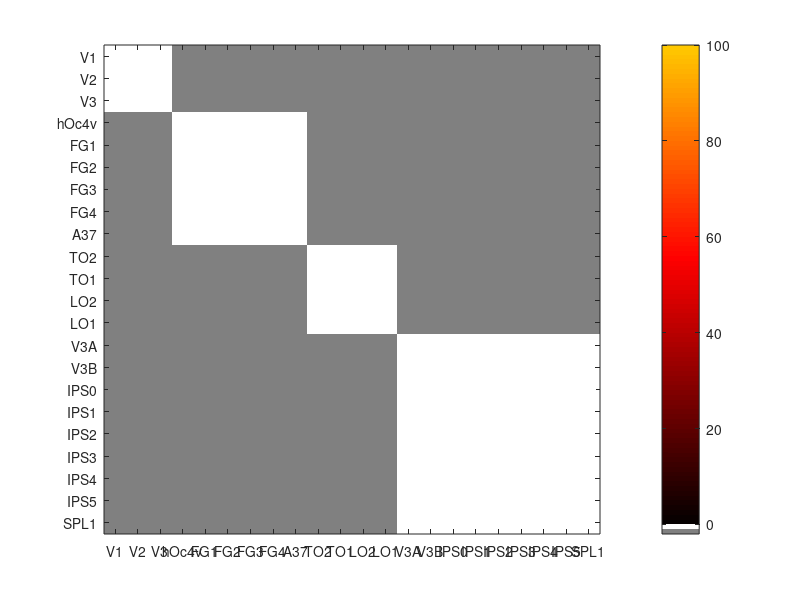

Here is the MATLAB script that generated this plot: (Note: this script raises an error after producing the figure.)
%% Connectivity matrix
% Aug 2026
% Authors: Maria Guadalupe Yanez Ramos (MGYR) and Dora Hermes (DH). 
% Minimum number of tested connections considered sufficiently sampled
minConnectionsForStable = 4;

%% NaN for intrastream in EV
for i = 1:3
    for j = 1:3
        sigResMatrix(i,j) = NaN;
        TestedMatrix(i,j) = NaN;
    end
end

%% NaN for intrastream in Ventral
for i = 4:9
    for j = 4:9
        sigResMatrix(i,j) = NaN;
        TestedMatrix(i,j) = NaN;
    end
end

%% NaN for intrastream in Lateral
for i = 10:13
    for j = 10:13
        sigResMatrix(i,j) = NaN;
        TestedMatrix(i,j) = NaN;
    end
end

%% NaN for intrastream in Dorsal
for i = 14:22
    for j = 14:22
        sigResMatrix(i,j) = NaN;
        TestedMatrix(i,j) = NaN;
    end
end

%% Identify sparsely sampled connections
% Tested but fewer than the requested minimum.
lowSamplingMask = ...
    TestedMatrix > 0 & ...
    TestedMatrix < minConnectionsForStable;

%% Percentage significant
rel_prop = 100 * sigResMatrix ./ TestedMatrix;

% NaN = intrastream / not applicable
rel_prop(isnan(rel_prop)) = -1;

% Zero tested = unmeasured
rel_prop(TestedMatrix == 0) = -2;

%% Colormap
cm = hot(150);
cm = cm(1:100,:);

% -1 = intrastream
cm = [1 1 1; cm];

% -2 = unmeasured
cm = [.5 .5 .5; cm];

area_labels = { ...
    'V1','V2','V3', ...
    'hOc4v','FG1','FG2','FG3','FG4','A37', ...
    'TO2','TO1','LO2','LO1', ...
    'V3A','V3B','IPS0','IPS1','IPS2','IPS3','IPS4','IPS5','SPL1'};

%% Plot
figure

imagesc(rel_prop,[-2 100])

colormap(cm)
colorbar

h = set(gca, ...
    'XTick',1:length(area_labels), ...
    'XTickLabel',area_labels, ...
    'YTick',1:length(area_labels), ...
    'YTickLabel',area_labels);

hold on

%% Gray diagonal hatching for sparsely sampled cells
hatchColor = [0.45 0.45 0.45];
hatchLineWidth = 1.2;

for kk = 1:22
    for ii = 1:22

        if lowSamplingMask(kk,ii)

            % Three parallel diagonal lines inside the cell
            line([ii-0.5 ii], ...
                 [kk kk-0.5], ...
                 'Color',hatchColor, ...
                 'LineWidth',hatchLineWidth);

            line([ii-0.5 ii+0.5], ...
                 [kk+0.5 kk-0.5], ...
                 'Color',hatchColor, ...
                 'LineWidth',hatchLineWidth);

            line([ii ii+0.5], ...
                 [kk+0.5 kk], ...
                 'Color',hatchColor, ...
                 'LineWidth',hatchLineWidth);

        end
    end
end

%% Number of tested connections
for kk = 1:22
    for ii = 1:22

        if ~isnan(TestedMatrix(kk,ii))

            text(ii,kk, ...
                int2str(TestedMatrix(kk,ii)), ...
                'Color',[1 1 1], ...
                'HorizontalAlignment','Center');

        end
    end
end

hold off

h.Position = [0 0 560 491];

%% Report sparsely sampled cells
fprintf('\nConnectivity-matrix sampling threshold: < %d connections\n', ...
    minConnectionsForStable);

fprintf('Hatched cells: %d\n',sum(lowSamplingMask(:)));
